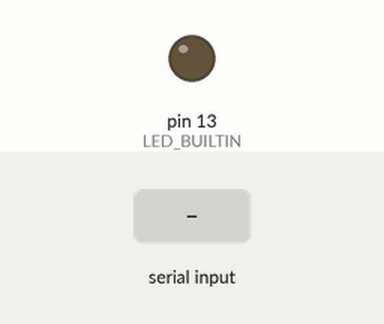
Simulated run of this sketch. Board: Arduino Uno, built with avr-gcc and run on an emulated ATmega328P. On the bench: output pins drawn as LEDs (lit = HIGH). The inputs (shaded band) are chosen by the test bench. What the sketch prints to the serial monitor is not drawn.

Above: at 1.2 s.
1.3 s: "1" received over the second serial link
Timing chart, 0 to 4.3 s (numbered marks = the images above; inputs shaded):
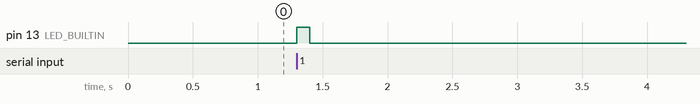

Measured:
- after the input at 1.3 s, pin 13 (LED_BUILTIN): LOW → HIGH at once, → LOW 0.10 s later

The sketch:

bluetooth_module.ino
```cpp
#include <SoftwareSerial.h>

const int BT_RX_PIN = 4;  // HC-06 TX
const int BT_TX_PIN = 3;  // HC-06 RX
SoftwareSerial bluetoothSerial(BT_RX_PIN, BT_TX_PIN);

void setup() {
  Serial.begin(9600);
  bluetoothSerial.begin(9600);
  Serial.println("Ready");
  pinMode(LED_BUILTIN, OUTPUT);
}

void loop() {
  if (bluetoothSerial.available()) {
    char c = bluetoothSerial.read();
    Serial.write(c);  // Print to Serial Monitor
    digitalWrite(LED_BUILTIN, HIGH);  // Blink LED
    delay(100);
    digitalWrite(LED_BUILTIN, LOW);
  }
}
```
